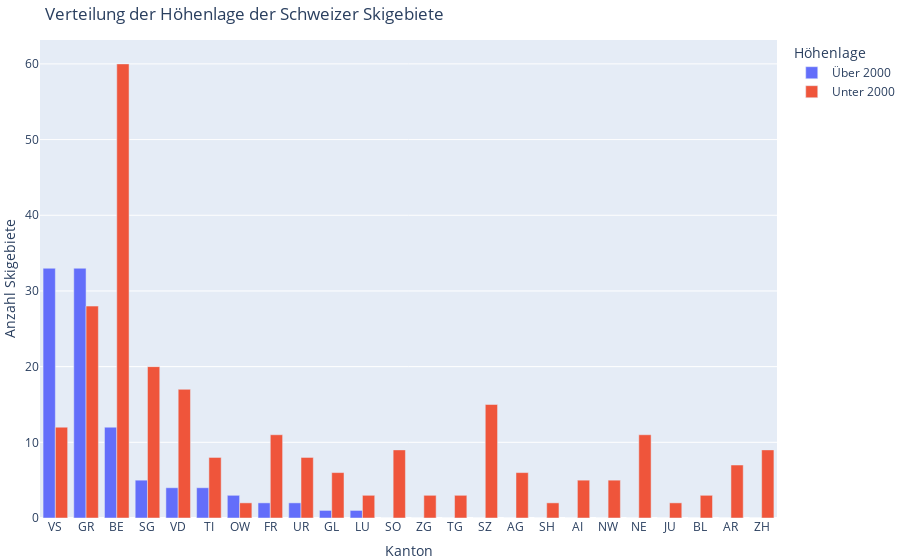

Notebook source saved alongside this figure:
### Code cell
fig_bar = px.bar(df_Kanton_Höhe, 
             x='Kanton', 
             y = ["Über 2000","Unter 2000"],
             title="Verteilung der Höhenlage der Schweizer Skigebiete", 
             height=500,
             barmode='group',
             labels={'Katnon':'Kanton', 'value': 'Anzahl Skigebiete'}
)

fig_bar.update_layout(margin={"r":0,"t":40,"l":0,"b":0},
                  showlegend = True,
                  legend=dict(title="Höhenlage",))


fig_bar.show()

### Figure 1 — Plotly figure (JSON) as saved in the notebook; plotly's stock layout.template omitted (floating-point values rounded to 4 significant figures)
{"data": [{"alignmentgroup": "True", "hovertemplate": "variable=Über 2000<br>Kanton=%{x}<br>Anzahl Skigebiete=%{y}<extra></extra>", "legendgroup": "Über 2000", "marker": {"color": "#636efa", "pattern": {"shape": ""}}, "name": "Über 2000", "offsetgroup": "Über 2000", "orientation": "v", "showlegend": true, "textposition": "auto", "type": "bar", "x": ["VS", "GR", "BE", "SG", "VD", "TI", "OW", "FR", "UR", "GL", "LU", "SO", "ZG", "TG", "SZ", "AG", "SH", "AI", "NW", "NE", "JU", "BL", "AR", "ZH"], "xaxis": "x", "y": [33, 33, 12, 5, 4, 4, 3, 2, 2, 1, 1, 0, 0, 0, 0, 0, 0, 0, 0, 0, 0, 0, 0, 0], "yaxis": "y"}, {"alignmentgroup": "True", "hovertemplate": "variable=Unter 2000<br>Kanton=%{x}<br>Anzahl Skigebiete=%{y}<extra></extra>", "legendgroup": "Unter 2000", "marker": {"color": "#EF553B", "pattern": {"shape": ""}}, "name": "Unter 2000", "offsetgroup": "Unter 2000", "orientation": "v", "showlegend": true, "textposition": "auto", "type": "bar", "x": ["VS", "GR", "BE", "SG", "VD", "TI", "OW", "FR", "UR", "GL", "LU", "SO", "ZG", "TG", "SZ", "AG", "SH", "AI", "NW", "NE", "JU", "BL", "AR", "ZH"], "xaxis": "x", "y": [12, 28, 60, 20, 17, 8, 2, 11, 8, 6, 3, 9, 3, 3, 15, 6, 2, 5, 5, 11, 2, 3, 7, 9], "yaxis": "y"}], "layout": {"autosize": true, "barmode": "group", "legend": {"title": {"text": "Höhenlage"}, "tracegroupgap": 0}, "margin": {"b": 0, "l": 0, "r": 0, "t": 40}, "showlegend": true, "title": {"text": "Verteilung der Höhenlage der Schweizer Skigebiete"}, "xaxis": {"anchor": "y", "autorange": true, "domain": [0, 1], "range": [-0.5, 23.5], "title": {"text": "Kanton"}, "type": "category"}, "yaxis": {"anchor": "x", "autorange": true, "domain": [0, 1], "range": [0, 63.16], "title": {"text": "Anzahl Skigebiete"}, "type": "linear"}}}
